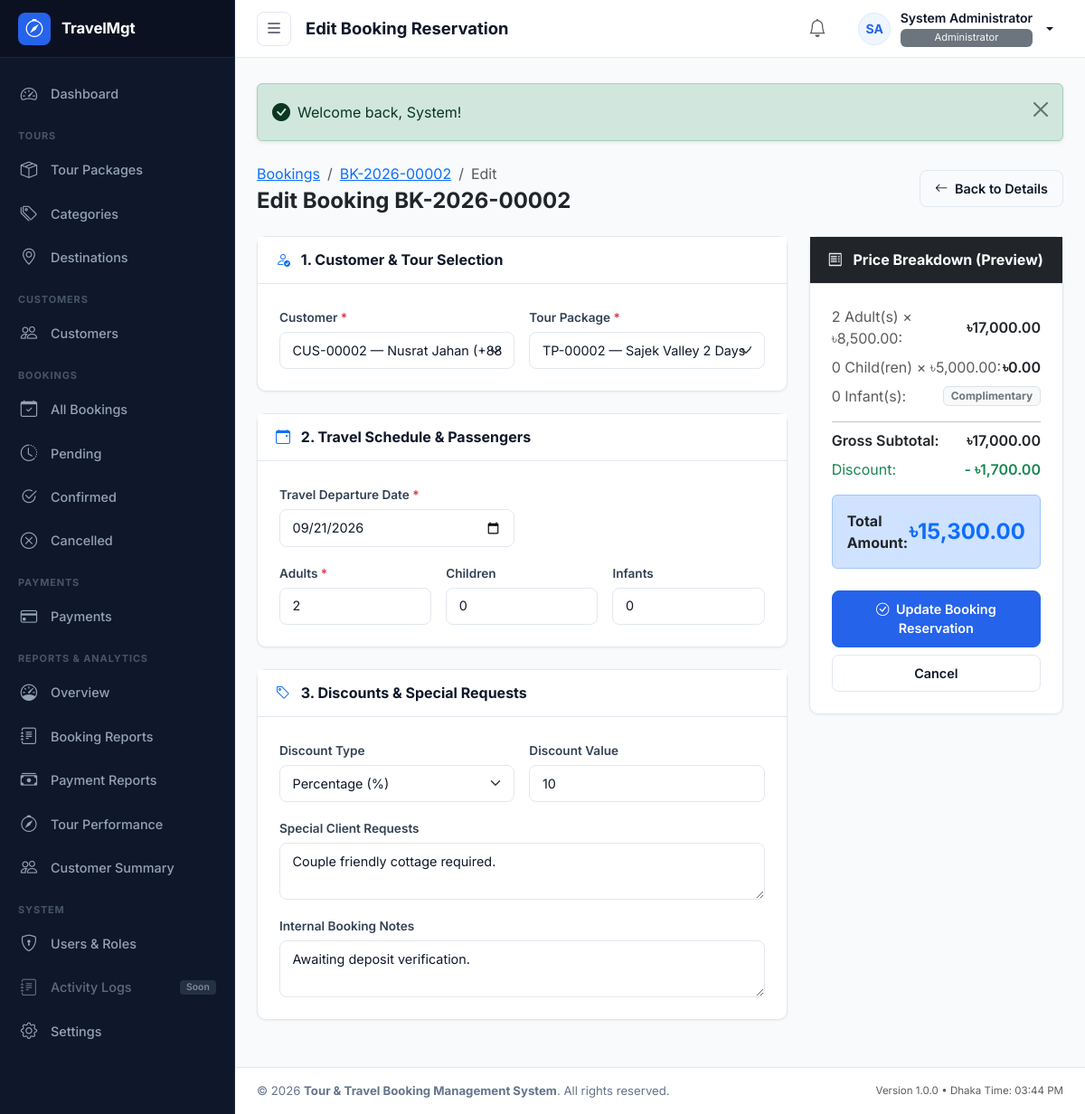
Page /modules/bookings/edit.php?id=2 (signed in) on the committed database.
### tables this page shows
CREATE TABLE `users` (
  `id` INT UNSIGNED NOT NULL AUTO_INCREMENT,
  `role_id` INT UNSIGNED NOT NULL,
  `first_name` VARCHAR(50) NOT NULL,
  `last_name` VARCHAR(50) NOT NULL,
  `name` VARCHAR(100) NOT NULL,
  `email` VARCHAR(100) NOT NULL,
  `phone` VARCHAR(20) DEFAULT NULL,
  `password` VARCHAR(255) NOT NULL,
  `avatar` VARCHAR(255) DEFAULT NULL,
  `status` ENUM('active', 'inactive') NOT NULL DEFAULT 'active',
  `last_login` DATETIME DEFAULT NULL,
  `created_at` TIMESTAMP NOT NULL DEFAULT CURRENT_TIMESTAMP,
  `updated_at` TIMESTAMP NOT NULL DEFAULT CURRENT_TIMESTAMP ON UPDATE CURRENT_TIMESTAMP,
  `deleted_at` DATETIME DEFAULT NULL,
  PRIMARY KEY (`id`),
  UNIQUE KEY `uk_users_email` (`email`),
  KEY `idx_users_role_id` (`role_id`),
  KEY `idx_users_status` (`status`),
  KEY `idx_users_deleted_at` (`deleted_at`),
  CONSTRAINT `fk_users_role` FOREIGN KEY (`role_id`) REFERENCES `roles` (`id`) ON DELETE RESTRICT ON UPDATE CASCADE
);

CREATE TABLE `roles` (
  `id` INT UNSIGNED NOT NULL AUTO_INCREMENT,
  `name` VARCHAR(50) NOT NULL,
  `slug` VARCHAR(50) NOT NULL,
  `description` VARCHAR(255) DEFAULT NULL,
  `created_at` TIMESTAMP NOT NULL DEFAULT CURRENT_TIMESTAMP,
  `updated_at` TIMESTAMP NOT NULL DEFAULT CURRENT_TIMESTAMP ON UPDATE CURRENT_TIMESTAMP,
  PRIMARY KEY (`id`),
  UNIQUE KEY `uk_roles_slug` (`slug`)
);

CREATE TABLE `bookings` (
  `id` BIGINT UNSIGNED NOT NULL AUTO_INCREMENT,
  `booking_number` VARCHAR(30) NOT NULL,
  `customer_id` BIGINT UNSIGNED NOT NULL,
  `tour_package_id` INT UNSIGNED NOT NULL,
  `travel_date` DATE NOT NULL,
  `adults` INT UNSIGNED NOT NULL DEFAULT 1,
  `children` INT UNSIGNED NOT NULL DEFAULT 0,
  `infants` INT UNSIGNED NOT NULL DEFAULT 0,
  `adult_price` DECIMAL(12,2) NOT NULL DEFAULT 0.00,
  `child_price` DECIMAL(12,2) NOT NULL DEFAULT 0.00,
  `subtotal` DECIMAL(12,2) NOT NULL DEFAULT 0.00,
  `discount_type` ENUM('none', 'percentage', 'fixed') NOT NULL DEFAULT 'none',
  `discount_value` DECIMAL(12,2) NOT NULL DEFAULT 0.00,
  `discount_amount` DECIMAL(12,2) NOT NULL DEFAULT 0.00,
  `total_amount` DECIMAL(12,2) NOT NULL DEFAULT 0.00,
  `paid_amount` DECIMAL(12,2) NOT NULL DEFAULT 0.00,
  `due_amount` DECIMAL(12,2) NOT NULL DEFAULT 0.00,
  `booking_status` ENUM('pending', 'confirmed', 'completed', 'cancelled') NOT NULL DEFAULT 'pending',
  `payment_status` ENUM('unpaid', 'partial', 'paid', 'refunded') NOT NULL DEFAULT 'unpaid',
  `special_request` TEXT NULL DEFAULT NULL,
  `notes` TEXT NULL DEFAULT NULL,
  `created_by` INT UNSIGNED NULL DEFAULT NULL,
  `created_at` TIMESTAMP NOT NULL DEFAULT CURRENT_TIMESTAMP,
  `updated_at` TIMESTAMP NOT NULL DEFAULT CURRENT_TIMESTAMP ON UPDATE CURRENT_TIMESTAMP,
  `cancelled_at` TIMESTAMP NULL DEFAULT NULL,
  `deleted_at` TIMESTAMP NULL DEFAULT NULL,
  PRIMARY KEY (`id`),
  UNIQUE KEY `uk_booking_number` (`booking_number`),
  INDEX `idx_bookings_customer` (`customer_id`),
  INDEX `idx_bookings_tour_package` (`tour_package_id`),
  INDEX `idx_bookings_travel_date` (`travel_date`),
  INDEX `idx_bookings_status` (`booking_status`),
  INDEX `idx_bookings_payment_status` (`payment_status`),
  INDEX `idx_bookings_created_at` (`created_at`),
  INDEX `idx_bookings_deleted_at` (`deleted_at`),
  CONSTRAINT `fk_bookings_customer` FOREIGN KEY (`customer_id`) REFERENCES `customers` (`id`) ON DELETE RESTRICT ON UPDATE CASCADE,
  CONSTRAINT `fk_bookings_tour_package` FOREIGN KEY (`tour_package_id`) REFERENCES `tour_packages` (`id`) ON DELETE RESTRICT ON UPDATE CASCADE,
  CONSTRAINT `fk_bookings_created_by` FOREIGN KEY (`created_by`) REFERENCES `users` (`id`) ON DELETE SET NULL ON UPDATE CASCADE
);

CREATE TABLE `customers` (
  `id` BIGINT UNSIGNED NOT NULL AUTO_INCREMENT,
  `customer_code` VARCHAR(30) NOT NULL,
  `first_name` VARCHAR(100) NULL DEFAULT NULL,
  `last_name` VARCHAR(100) NULL DEFAULT NULL,
  `name` VARCHAR(200) NOT NULL,
  `email` VARCHAR(150) NULL DEFAULT NULL,
  `phone` VARCHAR(30) NOT NULL,
  `alternate_phone` VARCHAR(30) NULL DEFAULT NULL,
  `gender` ENUM('male', 'female', 'other') NULL DEFAULT NULL,
  `date_of_birth` DATE NULL DEFAULT NULL,
  `address` TEXT NULL DEFAULT NULL,
  `city` VARCHAR(100) NULL DEFAULT NULL,
  `state` VARCHAR(100) NULL DEFAULT NULL,
  `country` VARCHAR(100) NOT NULL DEFAULT 'Bangladesh',
  `postal_code` VARCHAR(20) NULL DEFAULT NULL,
  `passport_number` VARCHAR(50) NULL DEFAULT NULL,
  `passport_expiry` DATE NULL DEFAULT NULL,
  `national_id` VARCHAR(50) NULL DEFAULT NULL,
  `profile_photo` VARCHAR(255) NULL DEFAULT NULL,
  `notes` TEXT NULL DEFAULT NULL,
  `status` ENUM('active', 'inactive') NOT NULL DEFAULT 'active',
  `created_at` TIMESTAMP NOT NULL DEFAULT CURRENT_TIMESTAMP,
  `updated_at` TIMESTAMP NOT NULL DEFAULT CURRENT_TIMESTAMP ON UPDATE CURRENT_TIMESTAMP,
  `deleted_at` TIMESTAMP NULL DEFAULT NULL,
  PRIMARY KEY (`id`),
  UNIQUE KEY `uk_customer_code` (`customer_code`),
  INDEX `idx_customers_email` (`email`),
  INDEX `idx_customers_phone` (`phone`),
  INDEX `idx_customers_status` (`status`),
  INDEX `idx_customers_deleted_at` (`deleted_at`)
);

### modules/bookings/edit.php (the view, shortened to what the rows shown need)
<?php
$pageTitle = 'Edit Booking Reservation';
require_once __DIR__ . '/../../includes/admin_header.php';
$id = (int)($_GET['id'] ?? 0);
$booking = null;
$customers = [];
try {
    $pdo = get_db_connection();
    $stmt = $pdo->prepare("SELECT * FROM bookings WHERE id = :id AND deleted_at IS NULL LIMIT 1");
    $stmt->execute(['id' => $id]);
    $booking = $stmt->fetch();
    $cusStmt = $pdo->prepare("
        SELECT id, customer_code, name, phone
        FROM customers
        WHERE (status = 'active' OR id = :current_cus) AND deleted_at IS NULL
        ORDER BY name ASC
    ");
    $cusStmt->execute(['current_cus' => $booking['customer_id']]);
    $customers = $cusStmt->fetchAll();
} catch (PDOException $e) {
    error_log('Booking Edit Query Error: ' . $e->getMessage());
    set_flash('error', 'Failed to retrieve booking information for editing.');
    redirect('modules/bookings/index.php');
}
?>
<main id="admin-main">
    <?php require_once __DIR__ . '/../../includes/admin_topbar.php'; ?>
    <div class="admin-content-body">
        <div class="d-flex flex-column flex-sm-row justify-content-between align-items-sm-center gap-3 mb-4">
            <div>
                <nav aria-label="breadcrumb">
                    <ol class="breadcrumb mb-1">
                        <li class="breadcrumb-item"><a href="<?= url('modules/bookings/view.php?id=' . $booking['id']); ?>"><?= e($booking['booking_number']); ?></a></li>
                    </ol>
                </nav>
                <h2 class="fs-4 fw-bold text-dark mb-0">Edit Booking <?= e($booking['booking_number']); ?></h2>
            </div>
        </div>
        <form action="<?= url('modules/bookings/update.php'); ?>" method="POST" id="editBookingForm">
            <div class="row g-4">
                <div class="col-12 col-lg-8">
                    <div class="admin-card mb-4">
                        <div class="admin-card-body p-4">
                            <div class="row g-3">
                                <div class="col-12 col-md-6">
                                    <label for="customer_id" class="form-label fw-semibold">Customer <span class="text-danger">*</span></label>
                                    <select class="form-select" id="customer_id" name="customer_id" required>
                                        <?php foreach ($customers as $c): ?>
                                            <option value="<?= (int)$c['id']; ?>" <?= (int)$booking['customer_id'] === (int)$c['id'] ? 'selected' : ''; ?>>
                                                <?= e($c['customer_code']); ?> — <?= e($c['name']); ?> (<?= e($c['phone']); ?>)
                                            </option>
                                        <?php endforeach; ?>
                                    </select>
                                </div>
                            </div>
                        </div>
                    </div>
                    <div class="admin-card mb-4">
                        <div class="admin-card-body p-4">
                            <div class="row g-3">
                                <div class="col-12 col-md-6">
                                    <label for="travel_date" class="form-label fw-semibold">Travel Departure Date <span class="text-danger">*</span></label>
                                    <input
                                        type="date"
                                        class="form-control"
                                        id="travel_date"
                                        name="travel_date"
                                        value="<?= e($booking['travel_date']); ?>"
                                        required
                                    >
                                </div>
                                <div class="col-4">
                                    <label for="adults" class="form-label fw-semibold">Adults <span class="text-danger">*</span></label>
                                    <input type="number" class="form-control calc-trigger" id="adults" name="adults" min="1" max="100" value="<?= (int)$booking['adults']; ?>" required>
                                </div>
                                <div class="col-4">
                                    <label for="children" class="form-label fw-semibold">Children</label>
                                    <input type="number" class="form-control calc-trigger" id="children" name="children" min="0" max="50" value="<?= (int)$booking['children']; ?>">
                                </div>
                                <div class="col-4">
                                    <label for="infants" class="form-label fw-semibold">Infants</label>
                                    <input type="number" class="form-control calc-trigger" id="infants" name="infants" min="0" max="20" value="<?= (int)$booking['infants']; ?>">
                                </div>
                            </div>
                        </div>
                    </div>
                    <div class="admin-card mb-4">
                        <div class="admin-card-body p-4">
                            <div class="row g-3">
                                <div class="col-12 col-md-6">
                                    <label for="discount_type" class="form-label fw-semibold">Discount Type</label>
                                    <select class="form-select calc-trigger" id="discount_type" name="discount_type">
                                        <option value="percentage" <?= $booking['discount_type'] === 'percentage' ? 'selected' : ''; ?>>Percentage (%)</option>
                                    </select>
                                </div>
                                <div class="col-12 col-md-6">
                                    <label for="discount_value" class="form-label fw-semibold">Discount Value</label>
                                    <input type="number" step="0.01" class="form-control calc-trigger" id="discount_value" name="discount_value" min="0" value="<?= (float)$booking['discount_value']; ?>">
                                </div>
                                <div class="col-12">
                                    <label for="special_request" class="form-label fw-semibold">Special Client Requests</label>
                                    <textarea class="form-control" id="special_request" name="special_request" rows="2"><?= e($booking['special_request'] ?? ''); ?></textarea>
                                </div>
                                <div class="col-12">
                                    <label for="notes" class="form-label fw-semibold">Internal Booking Notes</label>
                                    <textarea class="form-control" id="notes" name="notes" rows="2"><?= e($booking['notes'] ?? ''); ?></textarea>
                                </div>
                            </div>
                        </div>
                    </div>
                </div>
                <div class="col-12 col-lg-4">
                    <div class="admin-card sticky-top" style="top: 80px;">
                        <div class="admin-card-body p-4">
                            <div class="d-flex justify-content-between align-items-center mb-2">
                                <span class="text-muted"><span id="lblAdultCount"><?= (int)$booking['adults']; ?></span> Adult(s) &times; <span id="lblAdultUnit"><?= format_currency($booking['adult_price']); ?></span>:</span>
                            </div>
                            <div class="d-flex justify-content-between align-items-center mb-2">
                                <span class="text-muted"><span id="lblChildCount"><?= (int)$booking['children']; ?></span> Child(ren) &times; <span id="lblChildUnit"><?= format_currency($booking['child_price']); ?></span>:</span>
                            </div>
                            <div class="d-flex justify-content-between align-items-center mb-3">
                                <span class="text-muted"><span id="lblInfantCount"><?= (int)$booking['infants']; ?></span> Infant(s):</span>
                            </div>
                        </div>
                    </div>
                </div>
            </div>
        </form>
    </div>
<?php require_once __DIR__ . '/../../includes/admin_footer.php'; ?>

### includes/admin_topbar.php (shortened to what the rows shown need)
<?php
$user = current_user();
$userName = $user['name'] ?? 'User';
$userRole = $user['role_name'] ?? 'Staff';
$userAvatarUrl = get_avatar_url($user['avatar'] ?? null);
$userInitials = get_user_initials($userName);
?>
<header id="admin-topbar">
    <div class="topbar-left">
        <h1 class="page-title"><?= isset($pageTitle) ? e($pageTitle) : 'Dashboard'; ?></h1>
    </div>
    <div class="topbar-right">
        <div class="dropdown">
            <button class="user-profile-btn dropdown-toggle" type="button" id="userMenuDropdown" data-bs-toggle="dropdown" aria-expanded="false">
                <?php if ($userAvatarUrl): ?>
                    <img src="<?= e($userAvatarUrl); ?>" alt="<?= e($userName); ?>" class="avatar-circle">
                <?php else: ?>
                    <span class="avatar-circle"><?= e($userInitials); ?></span>
                <?php endif; ?>
                <div class="user-meta-info">
                    <span class="user-meta-name"><?= e($userName); ?></span>
                    <span class="user-meta-role badge bg-secondary text-light fw-normal py-1 px-2 mt-1" style="font-size: 0.7rem;"><?= e($userRole); ?></span>
                </div>
            </button>
        </div>
    </div>
</header>

### rows in the picture
users: userInitials "SA", name "System Administrator", role.name "Administrator"
bookings: booking_number "BK-2026-00002", customer_id "CUS-00002 — Nusrat Jahan (+8801911000002)", travel_date "09/21/2026", adults "2", children "0", infants "0", discount_type "Percentage (%)", discount_value "10", special_request "Couple friendly cottage required.", notes "Awaiting deposit verification.", adult_price "৳8,500.00", child_price "৳5,000.00"

### other values in the picture
APP_SHORT_NAME "TravelMgt"
$pageTitle "Edit Booking Reservation"
APP_NAME "Tour & Travel Booking Management System"
APP_VERSION "1.0.0"
form field tour_package_id "TP-00002 — Sajek Valley 2 Days 1 Night Cloud Adventure (৳8,500.00)"
